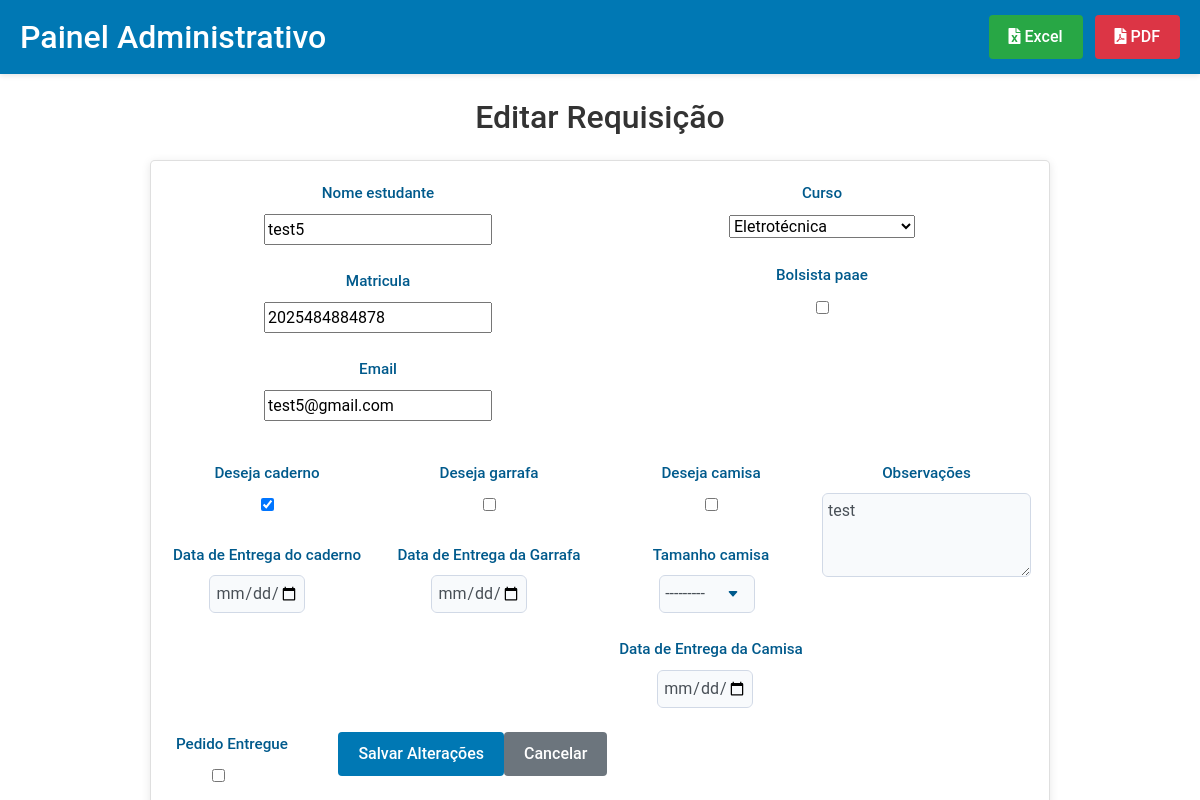
The page /relatorio/editar/12/ (signed in) on the database its author committed.
### requisitions/models.py (models this page shows, shortened)
class Estudante(models.Model):
    CAMISA = [
        ('P', 'P'),
        ('M', 'M'),
        ('G', 'G'),
    ]
    id = models.AutoField(primary_key=True)
    nome_estudante = models.CharField(max_length=45)
    matricula = models.CharField(max_length=45)
    email = models.CharField(max_length=45)
    bolsista_paae = models.BooleanField(default=False)
    curso = models.CharField(max_length=50, choices=ESCOLHA_CURSO)
    deseja_sapato = models.BooleanField(default=False)
    deseja_caderno = models.BooleanField(default=False)
    deseja_garrafa = models.BooleanField(default=False)
    deseja_camisa = models.BooleanField(default=False)
    tamanho_camisa = models.CharField(max_length=2, choices=CAMISA, null=True, blank=True)
    data_entrega_camisa = models.DateField(null=True, blank=True)
    data_entrega_garrafa = models.DateField(null=True, blank=True)
    data_entrega_sapato = models.DateField(null=True, blank=True)
    data_entrega_caderno = models.DateField(null=True, blank=True)
    pedido_entregue = models.BooleanField(default=False, verbose_name="Pedido Entregue")
    observacao = models.TextField(blank=True, null=True, verbose_name="Observações")
    created = models.DateTimeField(editable=False, blank=True, null=True)
    modified = models.DateTimeField(blank=True, null=True)

### requisitions/views.py (the view)
# urls.py: path('relatorio/editar/<int:pk>/', editar_requisicao, name='editar_requisicao'),
@staff_member_required
def editar_requisicao(request, pk):
    estudante = get_object_or_404(Estudante, pk=pk)
    if request.method == 'POST':
        form = EstudanteForm(request.POST, instance=estudante)
        if form.is_valid():
            form.save()
            messages.success(request, 'Requisição atualizada com sucesso!')
            return redirect('relatorio')
    else:
        form = EstudanteForm(instance=estudante)
    return render(request, 'requisitions/editar_requisicao.html', {'form': form, 'estudante': estudante})

### requisitions/forms.py
class EstudanteForm(forms.ModelForm):
    class Meta:
        model = Estudante
        fields = [
            'nome_estudante', 'matricula', 'email', 'curso',
            'bolsista_paae', 'deseja_caderno', 'deseja_garrafa',
            'deseja_camisa', 'tamanho_camisa', 'pedido_entregue', 'observacao',
            'data_entrega_camisa', 'data_entrega_garrafa', 'data_entrega_caderno' #'data_entrega_sapato',
        ]
        widgets = {
            'tamanho_camisa': forms.Select(attrs={'class': 'form-control'}),
            'observacao': forms.Textarea(attrs={
                'class': 'form-control',
                'rows': 3,
                'placeholder': 'Digite observações sobre o pedido...'
            }),
            'pedido_entregue': forms.CheckboxInput(attrs={'class': 'form-check-input'}),
            'data_entrega_caderno': DateInput(attrs={'type': 'date', 'class': 'form-control'}),
            'data_entrega_camisa': DateInput(attrs={'type': 'date', 'class': 'form-control'}),
            'data_entrega_garrafa': DateInput(attrs={'type': 'date', 'class': 'form-control'})
        }

### requisitions/templates/requisitions/editar_requisicao.html (shortened to what this page needs)
{% extends 'base.html' %}
{% load static %}
{% block content %}
<div class="fullscreen-container">
    <div class="fullscreen-header">
        <div class="d-flex justify-content-between align-items-center">
            <h2 class="mb-0">Painel Administrativo</h2>
            <div class="export-buttons">
                <a href="{% url 'exportar_excel' %}" class="btn btn-success">
                    <i class="fas fa-file-excel"></i> Excel
                </a>
                <a href="{% url 'exportar_pdf' %}" class="btn btn-danger ml-2">
                    <i class="fas fa-file-pdf"></i> PDF
                </a>
            </div>
        </div>
    </div>
    <div class="container mt-4 d-flex justify-content-center">
        <div class="w-100" style="max-width: 900px;">
            <h2 class="mb-4 text-center">Editar Requisição</h2>
            <div class="card">
                <div class="card-body">
                    <form method="post">
                        <div class="row">
                            <div class="col-md-6">
                                <div class="form-group">
                                    <label>{{ form.nome_estudante.label }}</label>
                                    {{ form.nome_estudante }}
                                </div>
                                <div class="form-group">
                                    <label>{{ form.matricula.label }}</label>
                                    {{ form.matricula }}
                                </div>
                                <div class="form-group">
                                    <label>{{ form.email.label }}</label>
                                    {{ form.email }}
                                </div>
                            </div>
                            <div class="col-md-6">
                                <div class="form-group">
                                    <label>{{ form.curso.label }}</label>
                                    {{ form.curso }}
                                </div>
                                <div class="form-group">
                                    <label>{{ form.bolsista_paae.label }}</label>
                                    {{ form.bolsista_paae }}
                                </div>
                            </div>
                        </div>
                        <div class="row mt-3">
                            <div class="col-md-3">
                                <div class="form-group">
                                    <label>{{ form.deseja_caderno.label }}</label>
                                    {{ form.deseja_caderno }}
                                </div>
                                <div class="form-group">
                                    <label>Data de Entrega do caderno</label>
                                    {{ form.data_entrega_caderno }}
                                </div>
                            </div>
                            <div class="col-md-3">
                                <div class="form-group">
                                    <label>{{ form.deseja_garrafa.label }}</label>
                                    {{ form.deseja_garrafa }}
                                </div>
                                <div class="form-group">
                                    <label>Data de Entrega da Garrafa</label>
                                    {{ form.data_entrega_garrafa }}
                                </div>
                            </div>
                            <div class="col-md-3">
                                <div class="form-group">
                                    <label>{{ form.deseja_camisa.label }}</label>
                                    {{ form.deseja_camisa }}
                                </div>
                                <div class="form-group">
                                    <label>{{ form.tamanho_camisa.label }}</label>
                                    {{ form.tamanho_camisa }}
                                </div>
                                <div class="form-group">
                                    <label>Data de Entrega da Camisa</label>
                                    {{ form.data_entrega_camisa }}
                                </div>
                            </div>
                        <div class="form-group mt-6">
                            <div class="text-center">
                                <div class="form-group">
                                    <label for="{{ form.observacao.id_for_label }}">{{ form.observacao.label }}</label>
                                    <textarea
                                        class="form-control"
                                        id="{{ form.observacao.id_for_label }}"
                                        name="{{ form.observacao.name }}"
                                        rows="3"
                                        placeholder="Digite suas observações aqui...">{{ form.observacao.value|default_if_none:'' }}</textarea>
                                </div>
                            </div>
                        </div>
                        <div class="form-group mt-8">
                            <div class="form-check">
                                <label>{{ form.pedido_entregue.label }}</label>
                                {{ form.pedido_entregue }}
                            </div>
                        </div>
                        <div class="form-group text-center col-md-5">
                            <button type="submit" class="btn btn-primary">Salvar Alterações</button>
                            <a href="{% url 'relatorio' %}" class="btn btn-secondary">Cancelar</a>
                        </div>
                    </form>
                </div>
            </div>
        </div>
    </div>
</div>
{% endblock %}

### requisitions/static/styles.css (style rules this page uses)
body { font-family: 'Roboto', 'Segoe UI', Tahoma, Geneva, Verdana, sans-serif; background-color: #f5f5f5; color: #333; margin-left: 0%; padding: 0; line-height: 1.6; }
.card { background: white; border-radius: 5px; box-shadow: 0 2px 10px rgba(0,0,0,0.1); margin-bottom: 30px; overflow: hidden; }
.fullscreen-container { position: fixed; top: 0; left: 0; right: 0; bottom: 0; display: grid; grid-template-rows: auto 1fr; background-color: white; }
.fullscreen-header { background-color: #0078b4; color: white; padding: 15px 20px; box-shadow: 0 2px 5px rgba(0,0,0,0.1); z-index: 100; }
.text-center { display: flex; justify-content: center; align-items: center; }
textarea.form-control { width: 100%; max-width: 500px; }
#id_data_entrega_caderno { margin-left: 20%; }
#id_data_entrega_garrafa { margin-left: 20%; }
#id_data_entrega_camisa { margin-left: 22%; }
#id_tamanho_camisa { margin-left: 23%; }
.form-group { margin-bottom: 1.5rem; text-align: center; }
.form-control { width: 100%; padding: 10px 15px; border: 1px solid #ddd; border-radius: 4px; font-size: 1rem; transition: border-color 0.3s; }
label { display: block; margin-bottom: 8px; font-weight: 500; }
.btn { display: inline-block; padding: 10px 20px; border-radius: 4px; font-size: 1rem; font-weight: 500; text-align: center; cursor: pointer; transition: all 0.3s; border: none; }
.btn-primary { background-color: #0078b4; color: white; }
.btn-secondary { background-color: #6c757d; color: white; }
.btn-danger { background-color: #dc3545; color: white; }
.form-group { margin-bottom: 1.5rem; margin: 0%; }
.form-group label { display: block; margin-bottom: 0.5rem; font-weight: 500; color: #005a8c; font-size: 0.95rem; }
.form-control { width: 50%; padding: 5px 5px; border: 1px solid #d1d9e6; border-radius: 6px; font-size: 1rem; transition: all 0.3s ease; background-color: #f8fafc; }
select.form-control { appearance: none; background-repeat: no-repeat; background-position: right 15px center; background-size: 12px; }
.form-group { animation: fadeIn 0.5s ease-out forwards; opacity: 0; margin-bottom: 1.5rem; }
.form-group:nth-child(1) { animation-delay: 0.1s; }
.form-group:nth-child(2) { animation-delay: 0.2s; }
.form-group:nth-child(3) { animation-delay: 0.3s; }
.form-group:nth-child(4) { animation-delay: 0.4s; }
.form-group:nth-child(5) { animation-delay: 0.5s; }
.form-group:nth-child(6) { animation-delay: 0.6s; }

### rows shown on the page
Estudante: nome_estudante "test5", matricula "2025484884878", email "test5@gmail.com", curso "Eletrotécnica", deseja_caderno "☑", tamanho_camisa "---------", observacao "test"
